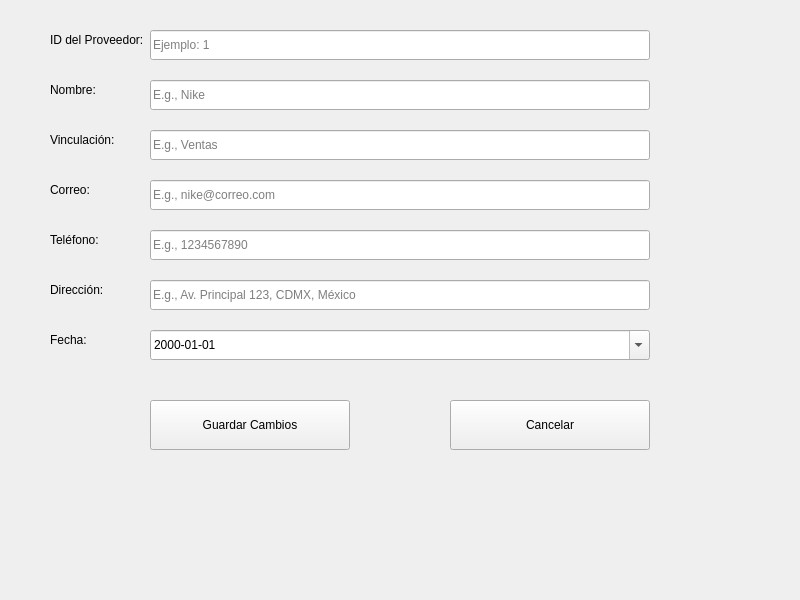
<ui version="4.0">
 <class>EditarProveedorWindow</class>
 <widget class="QWidget" name="EditarProveedorWindow">
  <property name="geometry">
   <rect>
    <x>0</x>
    <y>0</y>
    <width>800</width>
    <height>600</height>
   </rect>
  </property>
  <property name="windowTitle">
   <string>Editar Proveedor</string>
  </property>
  <!-- Campo: ID del Proveedor (solo lectura) -->
  <widget class="QLabel" name="labelId">
   <property name="geometry">
    <rect>
     <x>50</x>
     <y>30</y>
     <width>100</width>
     <height>20</height>
    </rect>
   </property>
   <property name="text">
    <string>ID del Proveedor:</string>
   </property>
  </widget>
  <widget class="QLineEdit" name="lineEditId">
   <property name="geometry">
    <rect>
     <x>150</x>
     <y>30</y>
     <width>500</width>
     <height>30</height>
    </rect>
   </property>
   <property name="placeholderText">
    <string>Ejemplo: 1</string>
   </property>
   <property name="readOnly">
    <bool>true</bool>
   </property>
  </widget>
  <!-- Campo: Nombre del Proveedor -->
  <widget class="QLabel" name="labelNombre">
   <property name="geometry">
    <rect>
     <x>50</x>
     <y>80</y>
     <width>100</width>
     <height>20</height>
    </rect>
   </property>
   <property name="text">
    <string>Nombre:</string>
   </property>
  </widget>
  <widget class="QLineEdit" name="lineEditNombre">
   <property name="geometry">
    <rect>
     <x>150</x>
     <y>80</y>
     <width>500</width>
     <height>30</height>
    </rect>
   </property>
   <property name="placeholderText">
    <string>E.g., Nike</string>
   </property>
  </widget>
  <!-- Campo: Vinculación -->
  <widget class="QLabel" name="labelVinculacion">
   <property name="geometry">
    <rect>
     <x>50</x>
     <y>130</y>
     <width>100</width>
     <height>20</height>
    </rect>
   </property>
   <property name="text">
    <string>Vinculación:</string>
   </property>
  </widget>
  <widget class="QLineEdit" name="lineEditVinculacion">
   <property name="geometry">
    <rect>
     <x>150</x>
     <y>130</y>
     <width>500</width>
     <height>30</height>
    </rect>
   </property>
   <property name="placeholderText">
    <string>E.g., Ventas</string>
   </property>
  </widget>
  <!-- Campo: Correo -->
  <widget class="QLabel" name="labelCorreo">
   <property name="geometry">
    <rect>
     <x>50</x>
     <y>180</y>
     <width>100</width>
     <height>20</height>
    </rect>
   </property>
   <property name="text">
    <string>Correo:</string>
   </property>
  </widget>
  <widget class="QLineEdit" name="lineEditCorreo">
   <property name="geometry">
    <rect>
     <x>150</x>
     <y>180</y>
     <width>500</width>
     <height>30</height>
    </rect>
   </property>
   <property name="placeholderText">
    <string>E.g., nike@correo.com</string>
   </property>
  </widget>
  <!-- Campo: Teléfono -->
  <widget class="QLabel" name="labelTelefono">
   <property name="geometry">
    <rect>
     <x>50</x>
     <y>230</y>
     <width>100</width>
     <height>20</height>
    </rect>
   </property>
   <property name="text">
    <string>Teléfono:</string>
   </property>
  </widget>
  <widget class="QLineEdit" name="lineEditTelefono">
   <property name="geometry">
    <rect>
     <x>150</x>
     <y>230</y>
     <width>500</width>
     <height>30</height>
    </rect>
   </property>
   <property name="placeholderText">
    <string>E.g., 1234567890</string>
   </property>
  </widget>
  <!-- Campo: Dirección -->
  <widget class="QLabel" name="labelDireccion">
   <property name="geometry">
    <rect>
     <x>50</x>
     <y>280</y>
     <width>100</width>
     <height>20</height>
    </rect>
   </property>
   <property name="text">
    <string>Dirección:</string>
   </property>
  </widget>
  <widget class="QLineEdit" name="lineEditDireccion">
   <property name="geometry">
    <rect>
     <x>150</x>
     <y>280</y>
     <width>500</width>
     <height>30</height>
    </rect>
   </property>
   <property name="placeholderText">
    <string>E.g., Av. Principal 123, CDMX, México</string>
   </property>
  </widget>
  <!-- Campo: Fecha de Registro -->
  <widget class="QLabel" name="labelFechaRegistro">
   <property name="geometry">
    <rect>
     <x>50</x>
     <y>330</y>
     <width>100</width>
     <height>20</height>
    </rect>
   </property>
   <property name="text">
    <string>Fecha:</string>
   </property>
  </widget>
  <widget class="QDateEdit" name="dateEditFechaRegistro">
   <property name="geometry">
    <rect>
     <x>150</x>
     <y>330</y>
     <width>500</width>
     <height>30</height>
    </rect>
   </property>
   <property name="calendarPopup">
    <bool>true</bool>
   </property>
   <property name="displayFormat">
    <string>yyyy-MM-dd</string>
   </property>
  </widget>
  <!-- Botón: Guardar Cambios -->
  <widget class="QPushButton" name="btnGuardarCambios">
   <property name="geometry">
    <rect>
     <x>150</x>
     <y>400</y>
     <width>200</width>
     <height>50</height>
    </rect>
   </property>
   <property name="text">
    <string>Guardar Cambios</string>
   </property>
  </widget>
  <!-- Botón: Cancelar -->
  <widget class="QPushButton" name="btnCancelar">
   <property name="geometry">
    <rect>
     <x>450</x>
     <y>400</y>
     <width>200</width>
     <height>50</height>
    </rect>
   </property>
   <property name="text">
    <string>Cancelar</string>
   </property>
  </widget>
 </widget>
 <resources/>
 <connections/>
</ui>
